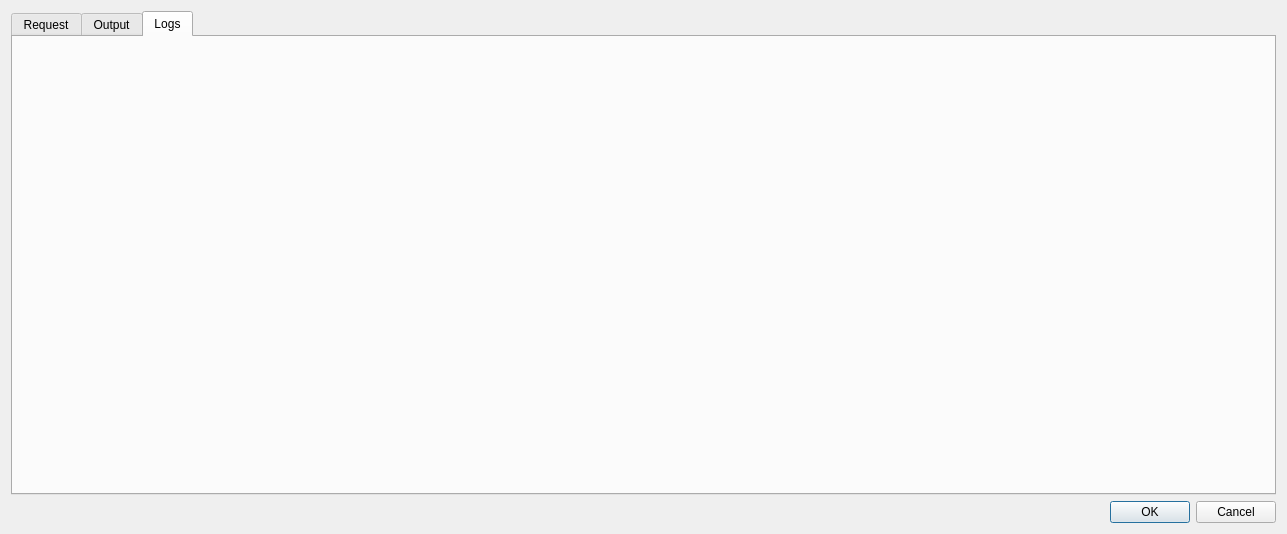
<?xml version="1.0" encoding="UTF-8"?>
<ui version="4.0">
 <class>LambdaLogsDialog</class>
 <widget class="QDialog" name="LambdaLogsDialog">
  <property name="geometry">
   <rect>
    <x>0</x>
    <y>0</y>
    <width>1287</width>
    <height>534</height>
   </rect>
  </property>
  <property name="windowTitle">
   <string>Lambda Log Dialog</string>
  </property>
  <layout class="QVBoxLayout" name="verticalLayout">
   <item>
    <widget class="QTabWidget" name="tabWidget">
     <property name="currentIndex">
      <number>2</number>
     </property>
     <property name="tabBarAutoHide">
      <bool>true</bool>
     </property>
     <widget class="QWidget" name="tab">
      <attribute name="title">
       <string>Request</string>
      </attribute>
     </widget>
     <widget class="QWidget" name="tab_2">
      <attribute name="title">
       <string>Output</string>
      </attribute>
     </widget>
     <widget class="QWidget" name="tab_3">
      <attribute name="title">
       <string>Logs</string>
      </attribute>
     </widget>
    </widget>
   </item>
   <item>
    <widget class="QDialogButtonBox" name="buttonBox">
     <property name="standardButtons">
      <set>QDialogButtonBox::StandardButton::Cancel|QDialogButtonBox::StandardButton::Ok</set>
     </property>
    </widget>
   </item>
  </layout>
 </widget>
 <resources/>
 <connections/>
</ui>
